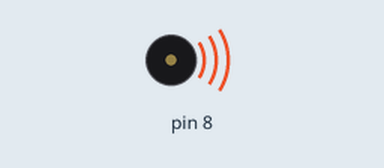
Recording of a sketch running on a simulated Arduino Uno, built with avr-gcc and run on an emulated ATmega328P. Parts: buzzer (waves = sounding).

Above: at 0.1 s.
At 2.6 s:
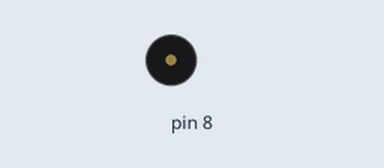
Timing chart, 0 to 4.1 s (numbered marks = the images above):
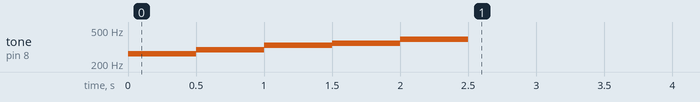

The sketch:

sketch_jul3b.ino
```cpp
#define NOTE_C4 262
#define NOTE_D4 294
#define NOTE_E4 330
#define NOTE_F4 349
#define NOTE_G4 392
void setup() {
  tone(8, NOTE_C4); delay(500);
  tone(8, NOTE_D4); delay(500);
  tone(8, NOTE_E4); delay(500);
  tone(8, NOTE_F4); delay(500);
  tone(8, NOTE_G4); delay(500);
  noTone(8);
}

void loop() {
}
```
